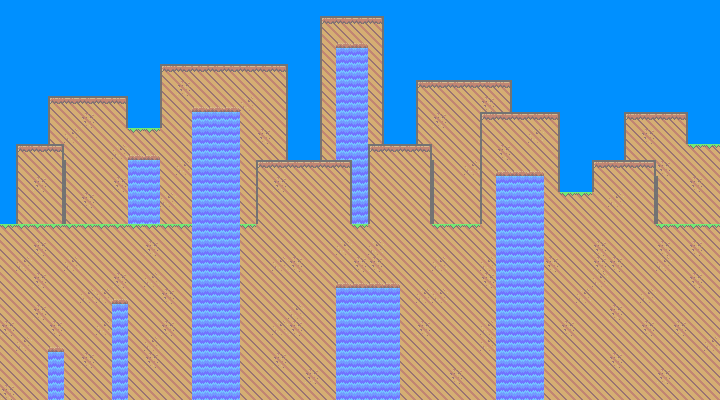

This is a level from a 2D game, rendered from its Tiled map with the project's own tilesets. A one-line summary and the complete map file follow:
An orthogonal 45x25 tile map with 16x16 px tiles, 1 tile layer (level_map).

<map version="1.10" tiledversion="1.11.2" orientation="orthogonal" renderorder="right-down" width="45" height="25" tilewidth="16" tileheight="16" infinite="0" nextlayerid="2" nextobjectid="1">
 <tileset firstgid="1" source="level1_tiles_bg.tsx" />
 <layer id="1" name="level_map" width="45" height="25">
  <data encoding="csv">
19,19,19,19,19,19,19,19,19,19,19,19,19,19,19,19,19,19,19,19,19,19,19,19,19,19,19,19,19,19,19,19,19,19,19,19,19,19,19,19,19,19,19,19,19,
19,19,19,19,19,19,19,19,19,19,19,19,19,19,19,19,19,19,19,19,5,6,6,7,19,19,19,19,19,19,19,19,19,19,19,19,19,19,19,19,19,19,19,19,19,
19,19,19,19,19,19,19,19,19,19,19,19,19,19,19,19,19,19,19,19,15,18,18,17,19,19,19,19,19,19,19,19,19,19,19,19,19,19,19,19,19,19,19,19,19,
19,19,19,19,19,19,19,19,19,19,19,19,19,19,19,19,19,19,19,19,15,11,11,17,19,19,19,19,19,19,19,19,19,19,19,19,19,19,19,19,19,19,19,19,19,
19,19,19,19,19,19,19,19,19,19,5,6,6,6,6,6,6,7,19,19,15,11,11,17,19,19,19,19,19,19,19,19,19,19,19,19,19,19,19,19,19,19,19,19,19,
19,19,19,19,19,19,19,19,19,19,15,13,16,16,16,16,16,17,19,19,15,11,11,17,19,19,5,6,6,6,6,7,19,19,19,19,19,19,19,19,19,19,19,19,19,
19,19,19,5,6,6,6,7,19,19,15,16,18,18,18,14,16,17,19,19,15,11,11,17,19,19,15,16,16,16,13,17,19,19,19,19,19,19,19,19,19,19,19,19,19,
19,19,19,15,16,13,16,17,19,19,15,16,11,11,11,16,16,17,19,19,15,11,11,17,19,19,15,13,16,16,5,6,6,6,7,19,19,19,19,5,6,6,7,19,19,
19,19,19,15,14,16,16,16,4,4,16,16,11,11,11,16,13,17,19,19,15,11,11,17,19,19,15,16,16,16,15,16,16,14,17,19,19,19,19,15,13,16,17,19,19,
19,5,6,7,16,16,16,14,18,18,16,16,11,11,11,16,16,17,19,19,15,11,11,5,6,6,7,16,16,16,15,13,16,16,17,19,19,19,19,15,16,16,16,4,4,
19,15,16,17,15,16,16,16,11,11,16,14,11,11,11,16,5,6,6,6,6,7,11,15,16,16,17,15,16,14,15,18,18,18,17,19,19,5,6,6,7,13,16,16,16,
19,15,13,17,15,16,16,13,11,11,16,16,11,11,11,16,15,13,16,16,16,17,11,15,16,16,17,15,16,16,15,11,11,11,17,19,19,15,16,16,17,15,16,13,16,
19,15,16,17,15,13,16,16,11,11,14,16,11,11,11,16,15,16,16,16,16,17,11,15,16,16,17,15,16,16,15,11,11,11,16,4,4,16,14,16,17,15,16,16,16,
19,15,16,17,15,16,16,16,11,11,16,16,11,11,11,16,15,16,16,16,16,17,11,15,16,16,17,15,16,16,15,11,11,11,16,16,16,16,16,16,17,15,16,16,16,
4,4,4,4,4,4,4,4,4,4,4,4,11,11,11,4,16,16,16,16,16,16,4,16,16,16,16,4,4,4,16,11,11,11,16,16,16,16,16,16,16,4,4,4,4,
16,16,13,16,16,16,16,16,16,13,16,16,11,11,11,16,16,16,16,16,16,14,16,14,16,16,16,16,16,16,16,11,11,11,16,16,16,13,16,16,16,13,16,13,16,
16,14,16,16,14,16,16,16,16,16,16,16,11,11,11,16,16,14,13,16,16,16,13,13,16,16,16,14,16,16,14,11,11,11,13,16,16,13,13,16,16,14,16,16,16,
16,16,13,16,16,16,16,13,16,14,16,16,11,11,11,16,16,16,16,16,16,18,18,18,18,16,16,16,16,16,13,11,11,11,16,16,16,14,16,16,16,16,16,13,16,
16,16,16,16,16,14,14,18,16,16,13,16,11,11,11,16,16,16,16,16,16,11,11,11,11,16,14,14,16,16,16,11,11,11,16,16,14,16,16,16,14,16,16,16,16,
16,16,13,16,16,16,16,11,16,16,16,16,11,11,11,16,16,16,14,16,16,11,11,11,11,16,16,16,16,16,16,11,11,11,16,16,16,16,13,16,16,16,16,16,16,
13,16,16,13,16,16,14,11,16,16,13,16,11,11,11,16,16,14,13,16,16,11,11,11,11,16,13,16,16,16,14,11,11,11,16,13,16,16,16,16,13,16,13,16,16,
16,14,16,18,16,16,16,11,16,14,16,16,11,11,11,16,16,16,16,16,16,11,11,11,11,16,16,16,16,16,14,11,11,11,16,16,16,16,16,16,16,16,16,16,14,
16,16,16,11,16,13,16,11,16,13,16,16,11,11,11,16,16,13,16,16,16,11,11,11,11,16,16,16,16,16,16,11,11,11,16,16,16,16,13,16,16,16,16,16,16,
16,16,16,11,16,16,16,11,16,16,16,16,11,11,11,16,16,16,16,13,16,11,11,11,11,16,16,16,13,16,16,11,11,11,16,16,16,16,16,16,16,13,16,16,16,
13,16,16,11,16,16,16,11,16,16,16,16,11,11,11,16,16,16,16,16,16,11,11,11,11,16,16,16,16,16,16,11,11,11,16,16,16,16,16,16,16,16,16,16,16
</data>
 </layer>
</map>